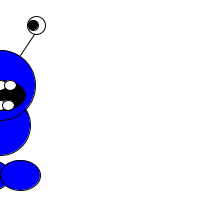
Frame 1 (no input)
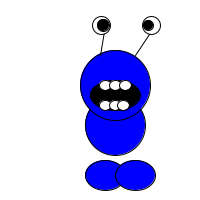
Frame 60 (the mouse pressed at the canvas centre just before this capture)
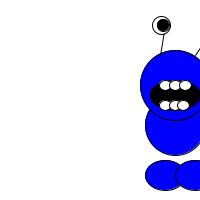
Frame 120 (the mouse held since frame 60 and released just before this capture)

The Processing sketch that drew these frames (run headless with seeded random() and noise(); from frame 60 on, the mouse is pressed at the canvas centre):

// Processing sketch: processing_124267
// ── processing_124267.pde

int monsterX;
int monsterY;
int richting;
int teller;
boolean test;

void setup() {
  size(200, 200);
  monsterY = 125;
  richting=5;
  teller= 0;
  
}


void draw() {
  if (test==true) {
    fill (0);
  }else{
    fill(0,0,255);
  }
    
  
  background(255, 255, 255);
  stroke(0);
  
  ellipseMode(CENTER);
  ellipse(monsterX, monsterY, 60, 60);
  ellipse(monsterX, monsterY-40, 70, 70);
  line(monsterX-10, monsterY-100, monsterX-15, monsterY-70);
  line(monsterX+40, monsterY-100, monsterX+20, monsterY-70);
  fill(255);
  ellipse(monsterX-14, monsterY-100, 18, 18);
  ellipse(monsterX+36, monsterY-100, 18, 18);
  fill(0);
  ellipse(monsterX-12, monsterY-100, 12, 12);
  ellipse(monsterX+33, monsterY-100, 10, 10);
  fill(0);
  ellipse(monsterX, monsterY-30, 50, 30);
  fill(255);
  ellipse(monsterX-10, monsterY-40, 12, 10);
  ellipse(monsterX, monsterY-40, 12, 10);
  ellipse(monsterX+10, monsterY-40, 12, 10);
  ellipse(monsterX-10, monsterY-20, 12, 10);
  ellipse(monsterX, monsterY-20, 12, 10);
  ellipse(monsterX+8, monsterY-20, 12, 10);
  
  if( test==true){
    fill(0);
  }else{
    fill(0,0,255);
  }
  
  ellipse(monsterX-10, monsterY+50, 40, 30);
  ellipse(monsterX+20, monsterY+50, 40, 30);
  
 monsterX= monsterX +richting;
 //als monster de rand raakt dan omkeren
  if (monsterX > width ||monsterX<0){
    richting=-richting;
 
 
   
    if (teller==10) {
      teller=0;
      test=!test;
    }
     
 
    teller = teller+1;
        println(teller);
 
  }
}

 

  
  
